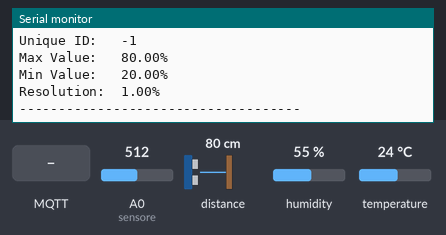
Recording of a sketch running on a simulated Arduino MKR. On the bench: the last lines printed to the serial monitor. The test bench sets the inputs (shaded band); at power-on: A0 (sensore) = 512, distance to the obstacle 80 cm, humidity 55 %, temperature 24 °C. WiFi joins after 1.5 s; servers stay silent unless stated; no MQTT or app messages arrive unless stated.

Above: at 2.7 s.
2.8 s: MQTT message "/hello" arrives on the first subscribed topic
At 6.0 s:
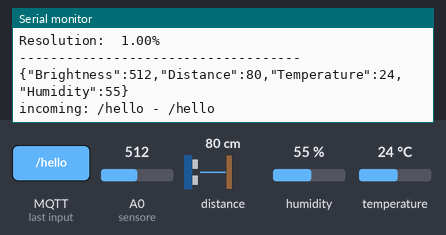
7.0 s: MQTT message "open" arrives on the first subscribed topic
At 10.6 s:
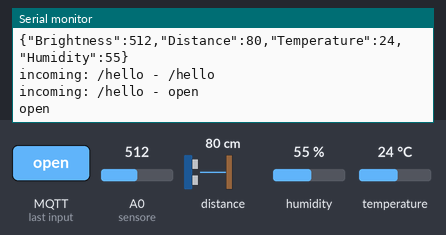
11.0 s: MQTT message "closed" arrives on the first subscribed topic
At 14.1 s:
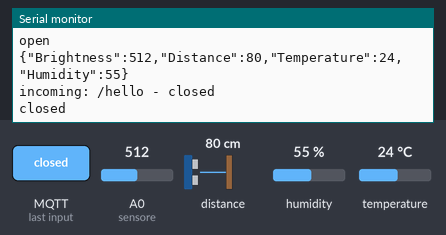
15.0 s: MQTT message "1" arrives on the first subscribed topic
At 18.7 s:
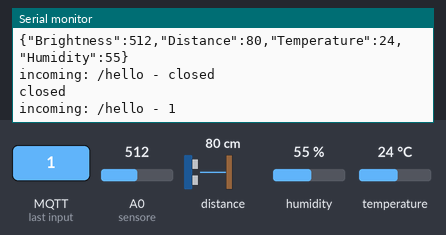
19.0 s: MQTT message "on" arrives on the first subscribed topic
At 22.1 s:
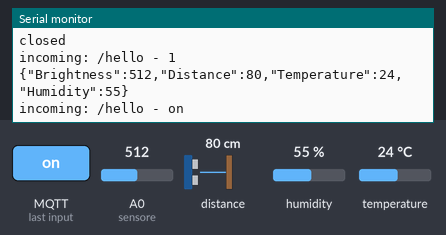
23.1 s: MQTT message "off" arrives on the first subscribed topic
At 26.7 s:
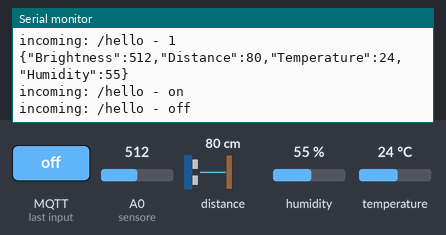

The sketch:

20_4-sensors-Json-over-MQTT.ino
```cpp
// This codes assumes you have:
// - Light sensor on A0
// - Grove Ultrasonic Ranger on D0
// - DHT11 on D2
//
//
//
// REQUIRES the following Arduino libraries:
// - DHT Sensor Library: https://github.com/adafruit/DHT-sensor-library
// - Adafruit Unified Sensor Lib: https://github.com/adafruit/Adafruit_Sensor
// - Grove Ultrasonic Ranger Library: https://github.com/Seeed-Studio/Seeed_Arduino_UltrasonicRanger
//
#define BROKER_IP    "broker.hivemq.com"
#define DEV_NAME     "mqttdevice"
#define MQTT_USER    "mqtt_user"
#define MQTT_PW      "mqtt_password"

#include "arduino_secrets.h"


const char ssid[] = SECRET_SSID;
const char pass[] = SECRET_PASS;

#include <MQTT.h>
#ifdef ARDUINO_SAMD_MKRWIFI1010
#include <WiFiNINA.h>
#elif ARDUINO_SAMD_MKR1000
#include <WiFi101.h>
#elif ESP8266
#include <ESP8266WiFi.h>
#else
#error unknown board
#endif
WiFiClient net;
MQTTClient client;
unsigned long lastMillis = 0;


#include <Arduino_JSON.h>


#include <Adafruit_Sensor.h>
#include <DHT.h>
#include <DHT_U.h>

#include "Ultrasonic.h"

#define DHTPIN 2
#define DHTTYPE DHT11

DHT_Unified dht(DHTPIN, DHTTYPE);

int val;
const int sensore = A0;
Ultrasonic ultrasonic(0);

uint32_t delayMS;

float temp;
float hum;

void connect() {
  Serial.print("checking wifi...");
  while (WiFi.status() != WL_CONNECTED) {
    Serial.print(".");
    delay(1000);
  }
  Serial.print("\nconnecting...");
  while (!client.connect(DEV_NAME, MQTT_USER, MQTT_PW)) {
    Serial.print(".");
    delay(1000);
  }
  Serial.println("\nconnected!");
  client.subscribe("/hello"); //SUBSCRIBE TO TOPIC /hello
}
void messageReceived(String &topic, String &payload) {
  Serial.println("incoming: " + topic + " - " + payload);
  if (topic == "/hello") {
    if (payload == "open") {
      Serial.println("open");
      digitalWrite(LED_BUILTIN, HIGH);
    } else if (payload == "closed") {
      Serial.println("closed");
      digitalWrite(LED_BUILTIN, LOW);
    }
  }
}


void setup() {
  Serial.begin(9600);

  WiFi.begin(ssid, pass);
  // Note: Local domain names (e.g. "Computer.local" on OSX) are not supported by Arduino.
  // You need to set the IP address directly.
  //
  // MQTT brokers usually use port 8883 for secure connections.
  client.begin(BROKER_IP, 1883, net);
  client.onMessage(messageReceived);
  connect();


  // Initialize device.
  dht.begin();


  Serial.println(F("DHTxx Unified Sensor Example"));
  // Print temperature sensor details.
  sensor_t sensor;
  dht.temperature().getSensor(&sensor);
  Serial.println(F("------------------------------------"));
  Serial.println(F("Temperature Sensor"));
  Serial.print  (F("Sensor Type: ")); Serial.println(sensor.name);
  Serial.print  (F("Driver Ver:  ")); Serial.println(sensor.version);
  Serial.print  (F("Unique ID:   ")); Serial.println(sensor.sensor_id);
  Serial.print  (F("Max Value:   ")); Serial.print(sensor.max_value); Serial.println(F("°C"));
  Serial.print  (F("Min Value:   ")); Serial.print(sensor.min_value); Serial.println(F("°C"));
  Serial.print  (F("Resolution:  ")); Serial.print(sensor.resolution); Serial.println(F("°C"));
  Serial.println(F("------------------------------------"));
  // Print humidity sensor details.
  dht.humidity().getSensor(&sensor);
  Serial.println(F("Humidity Sensor"));
  Serial.print  (F("Sensor Type: ")); Serial.println(sensor.name);
  Serial.print  (F("Driver Ver:  ")); Serial.println(sensor.version);
  Serial.print  (F("Unique ID:   ")); Serial.println(sensor.sensor_id);
  Serial.print  (F("Max Value:   ")); Serial.print(sensor.max_value); Serial.println(F("%"));
  Serial.print  (F("Min Value:   ")); Serial.print(sensor.min_value); Serial.println(F("%"));
  Serial.print  (F("Resolution:  ")); Serial.print(sensor.resolution); Serial.println(F("%"));
  Serial.println(F("------------------------------------"));
  // Set delay between sensor readings based on sensor details.
  delayMS = sensor.min_delay / 1000;


}

void loop() {

  client.loop();
  if (!client.connected()) {
    connect();
  }


  // Get temperature event and print its value.
  sensors_event_t event;
  dht.temperature().getEvent(&event);
  if (isnan(event.temperature)) {
    Serial.println(F("Error reading temperature!"));
  }
  else {
    delay(delayMS);
    temp = event.temperature;

  }
  // Get humidity event and print its value.
  dht.humidity().getEvent(&event);
  if (isnan(event.relative_humidity)) {
    Serial.println(F("Error reading humidity!"));
  }
  else {
    delay(delayMS);
    hum = event.relative_humidity;

  }


  // read distance

  long RangeInCentimeters;
  RangeInCentimeters = ultrasonic.MeasureInCentimeters();

  // read light
  int light = analogRead(sensore);

  JSONVar myObject;

  myObject["Brightness"] = light;
  myObject["Distance"] = RangeInCentimeters;
  myObject["Temperature"] = temp;
  myObject["Humidity"] = hum;

  // JSON.stringify(myVar) can be used to convert the json var to a String
  String jsonString = JSON.stringify(myObject);


  // publish data every 5 seconds


  // publish a message roughly every 5 seconds.
  if (millis() - lastMillis > 5000) {
    lastMillis = millis();
    Serial.println(myObject);

    client.publish("/hello", jsonString); //PUBLISH TO TOPIC /hello MSG world
  }


}
```

arduino_secrets.h
```cpp
#define SECRET_SSID ""
#define SECRET_PASS ""
```

Measured:
- after the input at 2.8 s, the serial monitor: prints a new line after 2.8 s (image 1)
- after the input at 7.0 s, the serial monitor: prints a new line after 2.6 s (image 2)
- after the input at 11.0 s, the serial monitor: prints a new line after 2.6 s (image 3)
- after the input at 15.0 s, the serial monitor: prints a new line after 2.6 s (image 4)
- after the input at 19.0 s, the serial monitor: prints a new line after 2.6 s (image 5)
- after the input at 23.1 s, the serial monitor: prints a new line after 2.5 s (image 6)
